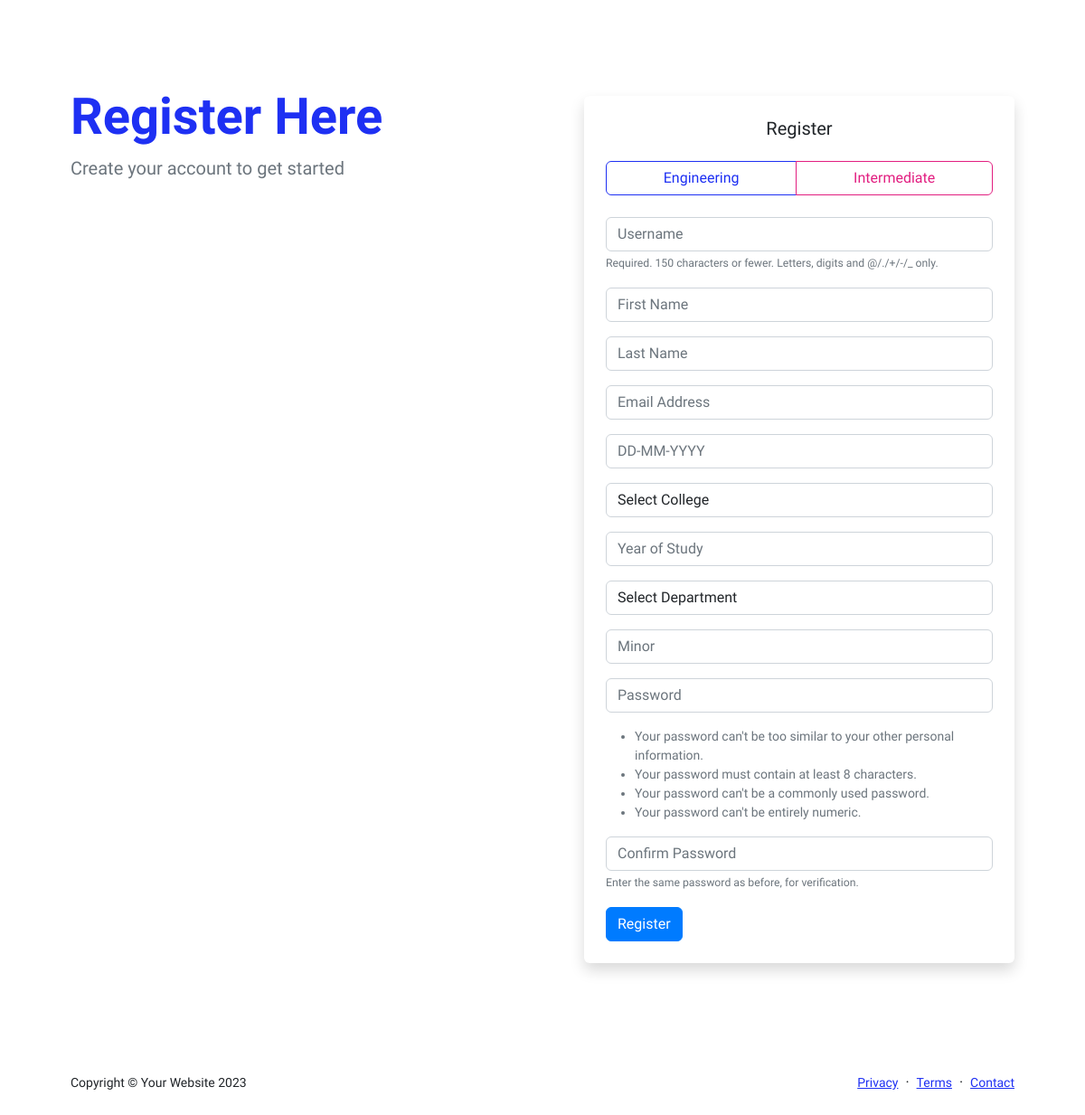
The page /register_engineering/ on the database as committed earlier.
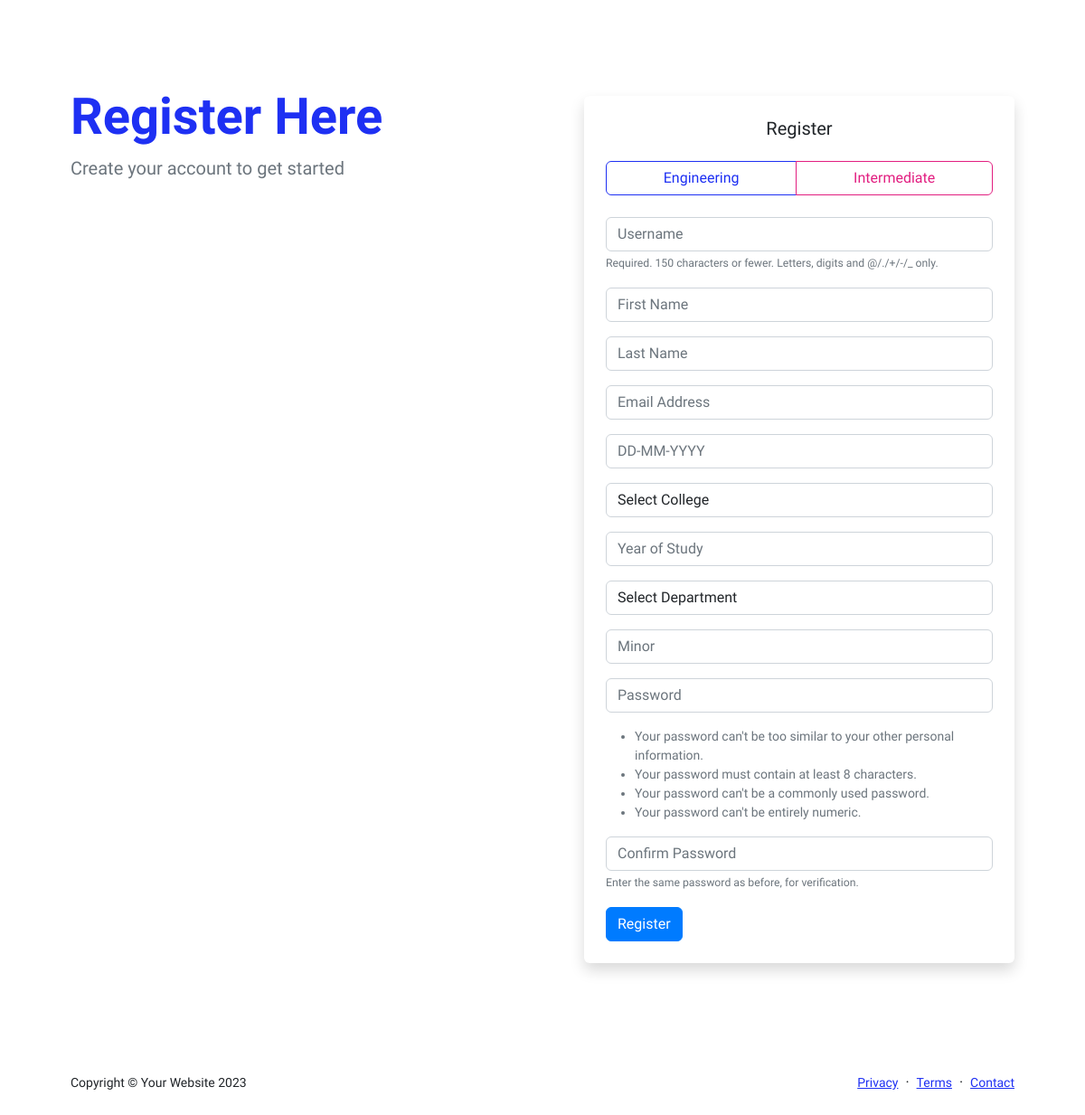
The same page on the database as committed later.
### login/models.py (models this page shows, shortened)
class College(models.Model):
    college = models.CharField(max_length=100, unique=True)

### login/views.py (the view)
# urls.py: path('register_engineering/', views.register_engineering, name='register_engineering'),
def register_engineering(request):
    if request.method == 'POST':
        print("POST data received:", request.POST.dict())  # Add this to debug
        form = EngineeringSignUpForm(request.POST)
        if form.is_valid():
            user = form.save()
            college = form.cleaned_data.get('college')
            print("College chosen:", college)  # Add this to debug
            if college == 'Others':
                other_college = form.cleaned_data.get('other_college')
                print("Other college entered:", other_college)  # Add this to debug
                college, created = College.objects.get_or_create(college=other_college)
                print("New college created:", created)  # Add this to debug
            else:
                college, created = College.objects.get_or_create(college=college)
            UserProfile.objects.create(
                user=user,
                dob=form.cleaned_data.get('dob'),
                college=college.college,
                year=form.cleaned_data.get('year'),
                department=form.cleaned_data.get('department'),
                minor=form.cleaned_data.get('minor'),
            )
            login(request, user)
            messages.success(request, "Account created successfully.")
            return redirect('home')
        else:
            for field, errors in form.errors.items():
                for error in errors:
                    messages.error(request, f"{error}")
        return redirect('register_engineering')
    else:
        form = EngineeringSignUpForm()
    return render(request, 'register.html', {'form': form, 'form_type': 'engineering'})

### login/forms.py (called while the page is built)
    def get_college_choices(self):
        choices = [('','Select College')]
        colleges = College.objects.all()
        for college in colleges:
            choices.append((college.college, college.college))
        choices.append(('Others', 'Others'))
        return choices

### login/templates/register.html (shortened to what this page needs)
{% extends 'base.html' %}
{% load static %}
{% block content %}
<header class="py-5">
    <div class="container px-4 px-lg-5 my-5">
        <div class="row">
            <div class="col-md-6 header-content">
                <h1 class="display-4 fw-bolder text-primary">Register Here</h1>
                <p class="lead fw-normal text-muted mb-0">Create your account to get started</p>
            </div>
            <div class="col-md-5 register-container">
                <div class="card border-0 shadow">
                    <div class="card-body p-4">
                        <h5 class="card-title text-center mb-4">Register</h5>
                        <div class="btn-group w-100 mb-4" role="group" aria-label="Toggle forms">
                            <a class="btn btn-outline-primary" href="{% url 'register_engineering' %}" id="toggle-engineering">Engineering</a>
                            <a class="btn btn-outline-secondary" href="{% url 'register_intermediate' %}" id="toggle-intermediate">Intermediate</a>
                        </div>
                        <div id="engineering-form" class="{% if form_type != 'engineering' %}form-hidden{% endif %}">
                            <form method="POST" action="{% url 'register_engineering' %}">
                                {{ form.as_p }}
                                <button type="submit" class="btn btn-primary">Register</button>
                            </form>
                        </div>
                    </div>
                </div>
            </div>
        </div>
    </div>
</header>
{% endblock %}

Rows that differ between the two databases and show on the page:
added College: college "Select College"
Other text that changed with them:
form field college: "Select College" → (not shown)
